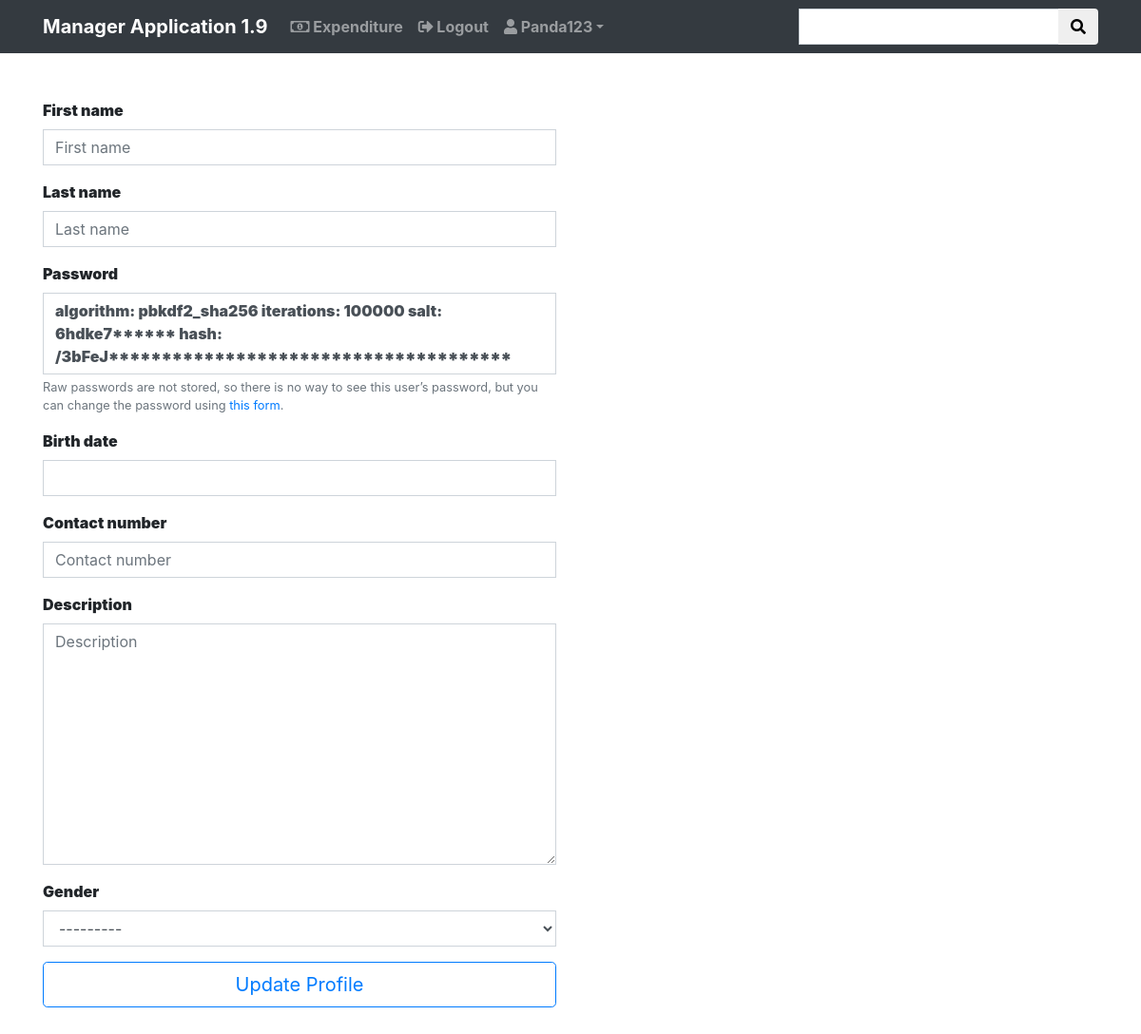
The page /accounts/profile/update/ (signed in) on the database as committed earlier.
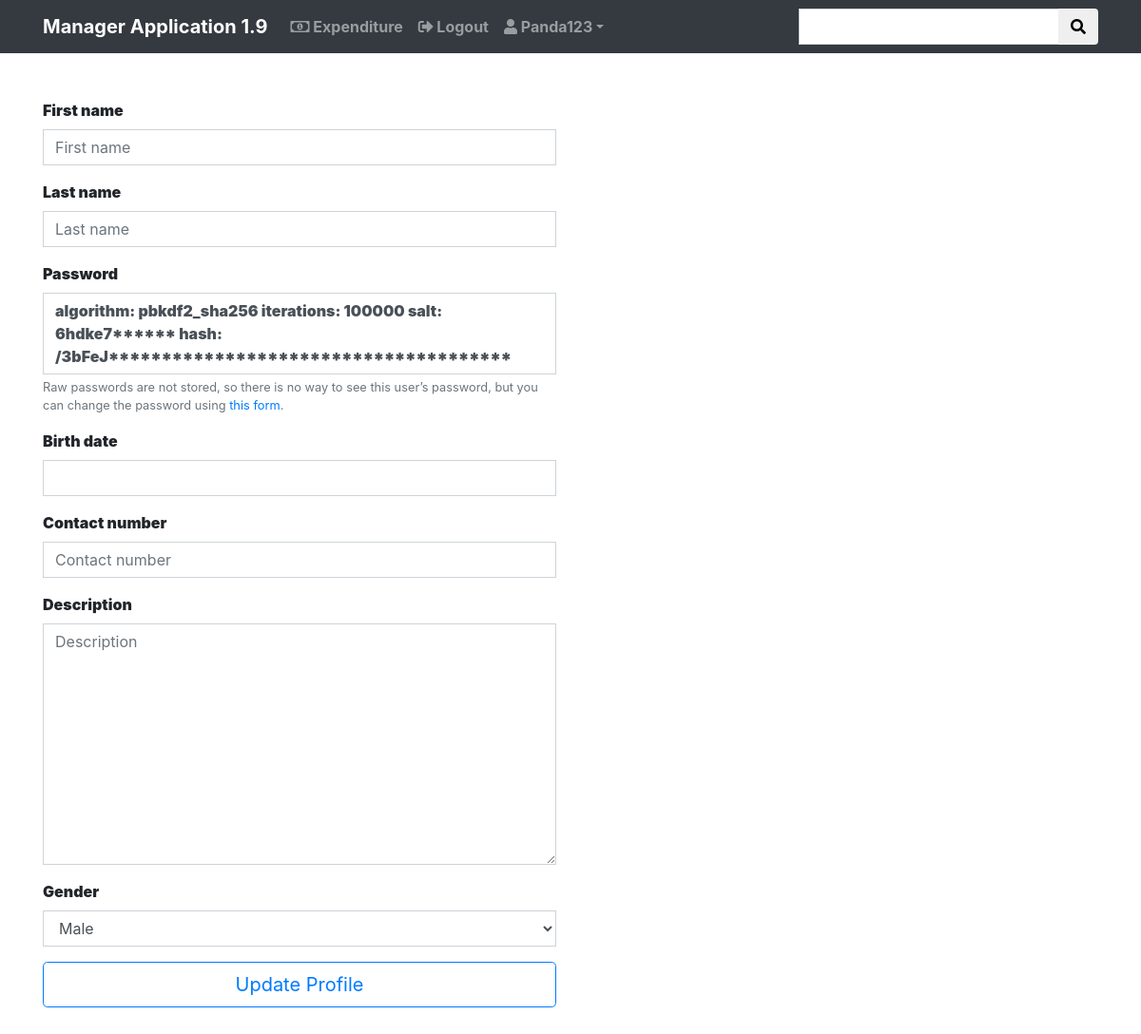
The same page on the database as committed later.
### account/models.py (models this page shows, shortened)
class UserProfile(models.Model):
    select = (
        ('male', 'Male'),
        ('female', 'Female')
    )
    user = models.OneToOneField(User, on_delete=models.CASCADE, related_name='user_profile')
    created_date = models.DateTimeField(auto_now_add=True)
    updated_date = models.DateTimeField(auto_now=True)
    address = models.TextField(blank=True, default='')
    birth_date = models.DateField(blank=True, null=True)
    description = models.TextField(blank=True, default='')
    slug = models.SlugField(max_length=50, blank=True, default='')
    gender = models.CharField(max_length=50, blank=True, choices=select, default='Not Selected')
    contact_number = models.CharField(max_length=255, blank=True, default='')
    def create_user_profile(sender, instance, created, **kwargs):
        if created:
            UserProfile.objects.create(user=instance, slug=instance)
    post_save.connect(create_user_profile, sender=User)

### account/views.py (the view)
# urls.py: path('profile/update/', login_required(views.update), name="update_profile"),
def update(request):
    if request.method == 'POST':
        user_form = forms.UpdateUserForm(request.POST, instance=models.UserProfile.objects.get(user__exact=request.user))
        user_base_form = forms.UpdateUserBaseForm(data=request.POST, instance=request.user)
        if user_form.is_valid():
            base_user = user_base_form.save()
            base_user.save()
            user = user_form.save()
            if 'profile_pic' in request.FILES:
                user.profile_pic = request.FILES['profile_pic']
            user.save()
            return HttpResponseRedirect(reverse('account:profile'))
    else:
        user_form = forms.UpdateUserForm(instance=models.UserProfile.objects.get(user__exact=request.user))
        user_base_form = forms.UpdateUserBaseForm(instance=request.user)
    return render(request, 'accounts/personalInfo.html', {'user_form': user_form, 'user_base_form': user_base_form})

### account/forms.py
class UpdateUserForm(forms.ModelForm):
    class Meta:
        model = models.UserProfile
        fields = ('birth_date', 'contact_number', 'description', 'gender')

class UpdateUserBaseForm(UserChangeForm):
    class Meta:
        model = User
        fields = ('first_name', 'last_name', 'password')

### account/templates/accounts/personalInfo.html (shortened to what this page needs)
{% extends 'base.html' %}
{% block title %}
{% load bootstrap4 %}
{% endblock %}
{% if request.user.is_authenticated %}
{% block content %}<br>
<div class="container">
    <div class="row">
        <div class="col-md-6">
            <form method="post">
                {% bootstrap_form user_base_form %}
                {% bootstrap_form user_form %}
                <input class="btn btn-lg btn-outline-primary btn-block" type="submit" value="Update Profile"><br/>
            </form>
        </div>
    </div>
</div>
{% endblock %}
{% endif %}

Rows that differ between the two databases and show on the page:
changed UserProfile: gender "---------" → "Male"
